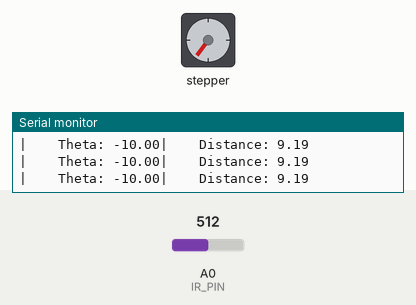
Bench run of a program on a simulated Arduino Mega 2560, built with avr-gcc and run on an emulated ATmega2560. On the bench: stepper motor, the last lines printed to the serial monitor. Wiring (inferred from the names in the program): stepper motor driver (200 steps per turn assumed): step pin 5; direction pin 2; enable pin 8. The inputs (shaded band) are chosen by the test bench; at power-on: A0 (IR_PIN) = 512.

Above: at 8.2 s.
8.3 s: A0 (IR_PIN) set to 494
11.3 s: A0 (IR_PIN) set to 477
At 11.7 s:
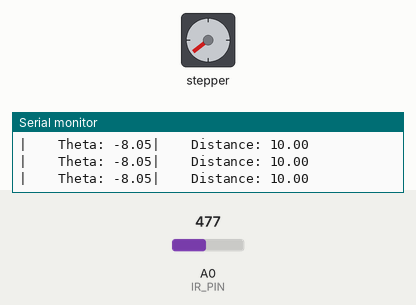
12.8 s: A0 (IR_PIN) set to 306
At 14.8 s:
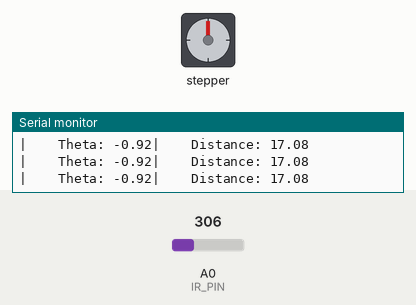
15.1 s: A0 (IR_PIN) set to 279
At 15.6 s:
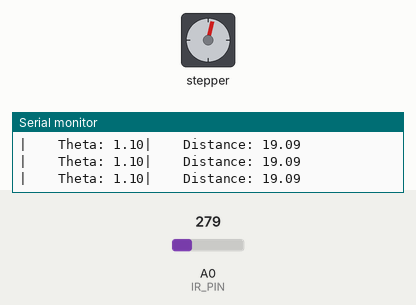
16.6 s: A0 (IR_PIN) set to 270
18.1 s: A0 (IR_PIN) set to 511
At 19.3 s:
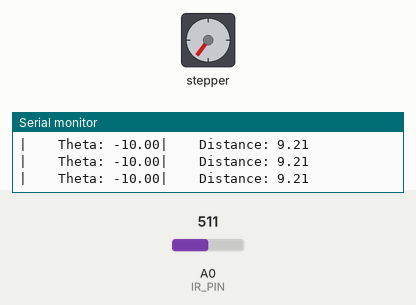
Timing chart, 0 to 20.7 s (numbered marks = the images above; inputs shaded):
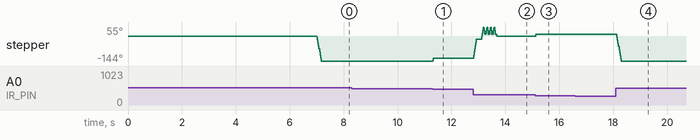

Measured:
- the behaviour switches between 478 and 477 on A0 (IR_PIN) (found by bisection; images 0 and 1)
- after the input at 11.3 s, stepper: goes -142° 0.02 s, then -129°, starting at once
- after the input at 12.8 s, stepper: turns 184° clockwise in 0.38 s, then 41° counter-clockwise in 0.04 s, then 40° clockwise in 0.06 s, then 40° counter-clockwise in 0.02 s, and so on
- after the input at 15.1 s, stepper: goes 1° 0.02 s, then 14°, starting at once
- after the input at 18.1 s, stepper: turns 158° counter-clockwise in 0.18 s, starting at once
- by itself, stepper: turns 144° counter-clockwise in 0.16 s

The program:

main.cpp
```cpp
#include <Arduino.h>
#include "controller.h"
#include <Arduino.h>
#include "controller.h"


#define KP  4.5
#define KD 69.//75. //69.
#define KI 0.

#define DIR_PIN 2
#define STEP_PIN 5
#define EN_PIN 8
#define IR_PIN A0
#define LOOP_HZ 50.
// #define LOOP_HZ 100

Ball_On_Beam_Controller controller(KP, KI , KD, STEP_PIN, DIR_PIN, EN_PIN, IR_PIN);

long pepe1 = millis();
long pepe2;

void setup() {
    // put your setup code here, to run once:
    Serial.begin(115200);
    controller.setup_run();
    controller.set_target_value(20.);
    // Serial.println(controller.Kp_);
    Serial.println("7 secs to turn on motor:");
    for (int i = 0; i < 7; i++){
        Serial.print("TICK TICK ");
        Serial.println(i+1);
        delay(1000);
    }
}

void loop() {
    // put your main code here, to run repeatedly:
    pepe2 = millis();

    if ((pepe2 - pepe1) > (1E3F/LOOP_HZ)){
        controller.run_once(pepe2);
        //Serial.print("|    Time: ");
        //Serial.println(pepe2 - pepe1);
        pepe1 = pepe2;
    }
}
```

controller.h
```cpp
// Ball on Beam Controller
#include "ir_sensor_interface.h"
#include "stepper_interface.h"


#ifndef __BALL_ON_BEAM_CONTROLLER__
#define __BALL_ON_BEAM_CONTROLLER__

class Ball_On_Beam_Controller
{
    // Methods and Function of the Controller
    private:
        Stepper_Interface stepper_motor;
        IR_Sensor_Interface distance_sensor_;

        // pid gains
        float Kp_;
        float Kd_;
        float Ki_;

        // errors
        float error_;
        float diff_error_;
        float integral_error_;
        float last_error_;
        long last_runtime_;

        // loop constants
        float target_value_;


        float curr_distance_;
        float curr_speed_;

        float theta_;


        // link lengths and physical properties
        float d1_;
        float L_;
        float R_;
        float R1_;
        float g_;

    public:
        Ball_On_Beam_Controller(float Kp, float Ki, float Kd, int stepPin,int dirPin, int enPin, int IRPin);

        void set_target_value(float new_target_value);

        float calculate_r_dot2();
        float calculate_theta_from_rdot2(float rdot2);

        void update_state();
        void update_errors(long const &curr_runtime);

        void run_once(long const &curr_runtime);
        void setup_run();
};

#endif
```

ir_sensor_interface.h
```cpp
// Interface for IR Sensor

#ifndef __IR_SENSOR_INTERFACE__
#define __IR_SENSOR_INTERFACE__

class IR_Sensor_Interface
{
    // Methods and Function of the IR Sensor Interface
    private:
        int IR_Pin_;
        float voltage_values_[5];
        double time_values_[5];
        unsigned int speed_counter;
        float curr_return_speed;
        float last_dist_var_4speed;

    public:
        void get_state(float &dist_var, float &speed_var);
        void IR_sensor_setup_code();
        IR_Sensor_Interface (int irPin);
        void update_values();
};

#endif
```

stepper_interface.h
```cpp
// Stepper Motor Interface

#ifndef __STEPPER_INTERFACE__
#define __STEPPER_INTERFACE__

class Stepper_Interface
{
    // Methods and Function of the Stepper Motor Interface
    private:
        int enPin_;
        int stepPin_;
        int dirPin_;
        float angle_;

    public:
        void achieve_angle(float theta);
        Stepper_Interface(int stepPin,int dirPin, int enPin);
        void Stepper_Interface_setup_run();
};

#endif
```

controller.cpp
```cpp
#include <math.h>
#include <Arduino.h>
#include "controller.h"

Ball_On_Beam_Controller::Ball_On_Beam_Controller(float Kp, float Ki, float Kd, int stepPin,int dirPin, int enPin, int IRPin):
    Kp_(Kp),
    Kd_(Kd),
    Ki_(Ki),
    stepper_motor(stepPin, dirPin, enPin),
    distance_sensor_(IRPin)
    {
    // nothing
}

void Ball_On_Beam_Controller::setup_run(){
    distance_sensor_.IR_sensor_setup_code();
    stepper_motor.Stepper_Interface_setup_run();
}

void Ball_On_Beam_Controller::run_once(long const &curr_runtime){
    update_state();
    float theta;
    update_errors(curr_runtime);
    if (curr_distance_ < 10){
        theta = -10.;
    }else{
        theta = calculate_theta_from_rdot2(calculate_r_dot2());
    }
    Serial.print("Theta: ");
    Serial.print(theta);
    Serial.print("|    ");
    stepper_motor.achieve_angle(theta);
};

float Ball_On_Beam_Controller::calculate_r_dot2(){
    return Kp_*error_ + Kd_*diff_error_ + Ki_*integral_error_;
    // Serial.print("Kp_term: ");
    // Serial.print(Kp_*error_ );
    // Serial.print("|    ");
    // Serial.print("Kd_term: ");
    // Serial.print(Kd_*diff_error_ );
    // Serial.print("|    ");
};

float Ball_On_Beam_Controller::calculate_theta_from_rdot2(float rdot2){
    // Serial.print("rodt2: ");
    // Serial.print(rdot2);
    // Serial.print("|    ");
    float alpha_p45 = 0.7853981633974483 + asin(0.0019513615843891072*(-rdot2));/* M_PI/4 + asin(0.0019513615843891072*rdot2)*/
    if (isnan(alpha_p45)){
        return 0.;
    }
    // return 135 - acos((1.4142135623730951 - 180./M_PI*(2* cos(alpha_p45))/sqrt(6 - 5.656854249492381*cos(alpha_p45))) + acos(sqrt(6 - 5.656854249492381*cos(alpha_p45))/2));
    return 2*(alpha_p45*180./M_PI - 45.);
};

void Ball_On_Beam_Controller::update_state(){
    distance_sensor_.get_state(curr_distance_, curr_speed_);

    Serial.print("Distance: ");
    Serial.println(curr_distance_);
    Serial.print("|    ");
    // Serial.print("Speed: ");
    // Serial.print(curr_speed_);
    // Serial.print("|    ");
};

void Ball_On_Beam_Controller::update_errors(long const &curr_runtime){
    error_ = target_value_ - curr_distance_;
    diff_error_ = -curr_speed_/((float)(curr_runtime - last_runtime_));
    integral_error_ += 0.5*(error_ + last_error_)*(curr_runtime - last_runtime_);

    last_error_ = error_;
    last_runtime_ = curr_runtime;
};

void Ball_On_Beam_Controller::set_target_value(float new_target_value){
    target_value_ = new_target_value - 2.;
}
```

ir_sensor_interface.cpp
```cpp
#include <Arduino.h>
#include "ir_sensor_interface.h"

#define SPEED_MULTIPLE 10.

IR_Sensor_Interface::IR_Sensor_Interface(int irPin):
    IR_Pin_(irPin){
    // nothing here
    speed_counter = 0;
    last_dist_var_4speed = 0;
}

void IR_Sensor_Interface::IR_sensor_setup_code(){
    pinMode (IR_Pin_, INPUT);
    #ifdef ARDUINO
      analogReference(DEFAULT);
    #endif
}

void IR_Sensor_Interface::update_values(){
    for (int i = 0; i < 5; i++){
        // time_values_[i] = ((double)micros());
        voltage_values_[i] = analogRead(IR_Pin_);
    }
}

void IR_Sensor_Interface::get_state(float &dist_var, float &speed_var){
    update_values();
    float sum = 0;
    for (int i = 0; i < 5; i++){
        sum += voltage_values_[i];
        // time_values_[i] = (time_values_[i] - t0)/1E6;
    }

    dist_var = 27.728*pow(map(sum/5., 0, 1023, 0, 5000)/1000.0, -1.2045);

    if (speed_counter > SPEED_MULTIPLE){
        curr_return_speed = (dist_var - last_dist_var_4speed);
        if (abs(curr_return_speed)<1.){curr_return_speed=0;}
        curr_return_speed = constrain(curr_return_speed,-7,7);

        last_dist_var_4speed = dist_var;
        speed_counter = 0;
    }else{
        speed_counter++;
    }

    speed_var = curr_return_speed;
     //limit the max size of the derivative of error to reduce high freq
    // float dist1 = sum/3;

    // update_values();
    // sum = 0;
    // double t2 = time_values_[2];
    // for (int i = 0; i < 3; i++){
    //     sum += distance_values_[i];
    //     // time_values_[i] = (time_values_[i] - t0)/1E6;
    // }

    // float dist2 = sum/3;

    //dist_var = dist2;
    //speed_var=(float)((dist2-dist1)/(t2-t1)*1E6);
}
```

stepper_interface.cpp
```cpp
#include <Arduino.h>
#include "stepper_interface.h"

#define STEP_DELAY 1000.

Stepper_Interface::Stepper_Interface(int stepPin,int dirPin, int enPin):
    stepPin_(stepPin),
    dirPin_(dirPin),
    enPin_(enPin),
    angle_(0.)
    {
    // nothing
};

void Stepper_Interface::Stepper_Interface_setup_run(){
    pinMode(stepPin_, OUTPUT);
    pinMode(dirPin_, OUTPUT);
    pinMode(enPin_,OUTPUT);
    digitalWrite(enPin_,LOW);
};

void Stepper_Interface::achieve_angle(float theta){
    theta = min(10.,max(-10., theta));
    theta = theta - fmodf(theta,0.1125);
    // Serial.print("Theta:");
    // Serial.println(theta);
    // Serial.print("Angle: ");
    // Serial.println(angle_);
    if (angle_!=theta){
        float haha_angle = theta - angle_;
        // Serial.print("HAHA: ");
        // Serial.println(haha_angle);
        // Serial.println("Yahaa atka h0");
        if (abs(haha_angle)<1.5){
            return;
        }
        if (haha_angle < 0 ){
            digitalWrite(dirPin_, LOW);
            int step = map(haha_angle, 0, 360, 0, 3200);
            // Serial.print("Step: ");
            // Serial.println(step);
            // Serial.println(step);
            // Serial.print("Yahaa atka h1");
            for (int i = 0; i > step; i--){
                digitalWrite(stepPin_, HIGH);
                delayMicroseconds(STEP_DELAY);
                digitalWrite(stepPin_, LOW);
                delayMicroseconds(STEP_DELAY);
                // Serial.print("Andar aa gayaa");
            }
            angle_ = theta;
        }
        else{
            digitalWrite(dirPin_, HIGH);
            int step = map(haha_angle, 0, 360, 0, 3200);
            // Serial.print("Step: ");
            // Serial.println(step);
            // Serial.println("Yahaa atka h3");
            // Serial.println(step);
            for (int i = 0; i < step; i++){
                digitalWrite(stepPin_, HIGH);
                delayMicroseconds(STEP_DELAY);
                digitalWrite(stepPin_, LOW);
                delayMicroseconds(STEP_DELAY);
                // Serial.print("Andar aa gayaa");
            }
            angle_ = theta;
        }
    }

}
```
